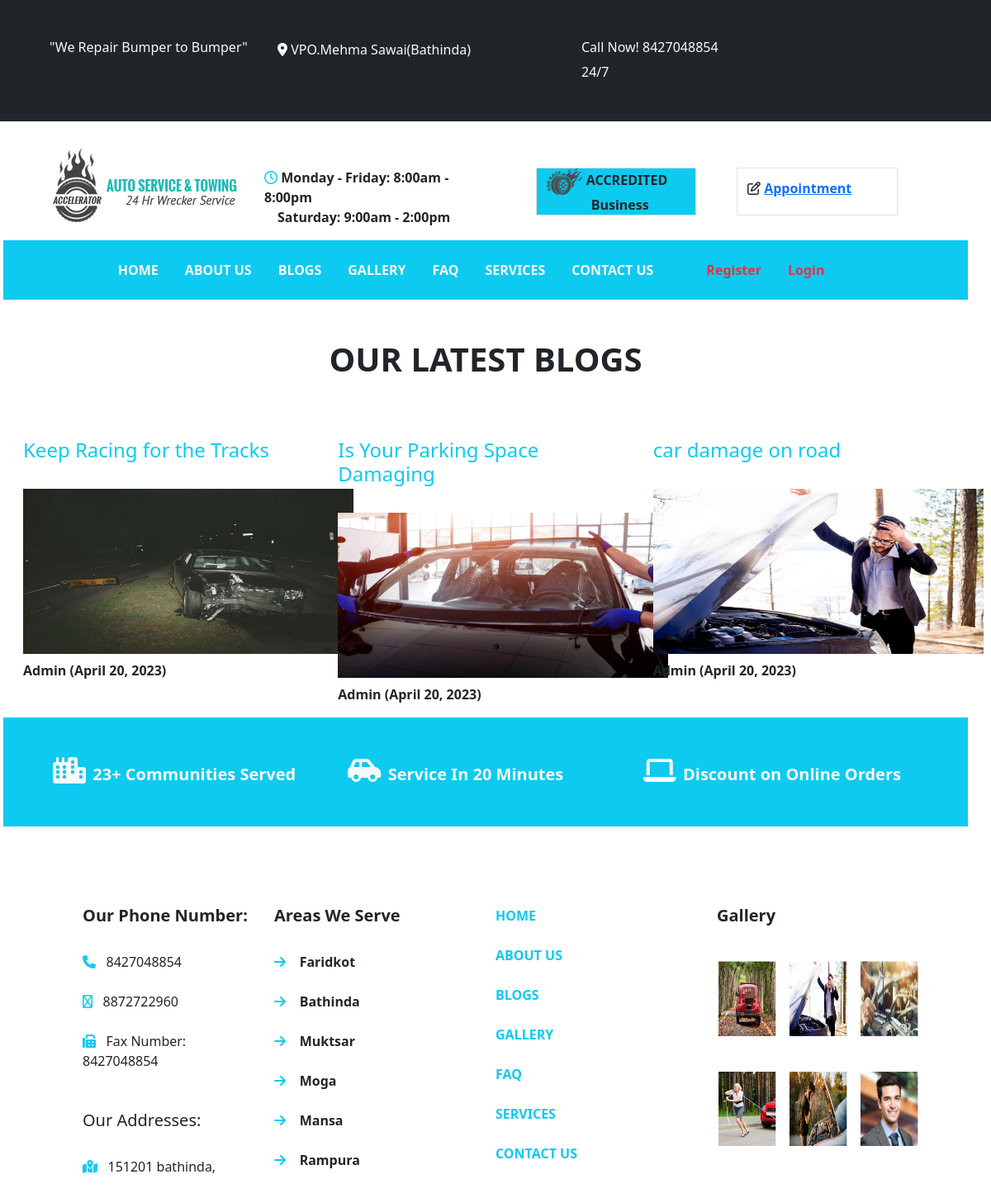
The app's page /blogs/ with its own data.
### vehicle/models.py (models this page shows, shortened)
class blog(models.Model):
    tittle=models.CharField(max_length=100)
    description=HTMLField()
    photo=models.ImageField(upload_to='blog/')
    postby=models.CharField(max_length=50,default="Admin")
    poston=models.DateField(default=datetime.date.today())
    class Meta:
        db_table="blogs"

### vehicle/views.py (the view)
# urls.py: path('blogs/',views.blogsview),
def blogsview(request):
    blg=blog.objects.all()
    return render(request,"blogs.html",{'blg':blg})

### vehicle/templates/blogs.html
{% extends 'base.html' %}
{% load static %}
{% block content %}
<div class="row">
  <div class="col-md-12 mt-4">
   <h1 class="text-center fw-bold mt-4 mb-4">OUR LATEST BLOGS</h1>
  </div>
  {% for b in blg %}
  <div class="col-md-4 mt-4">
    <a href="/blogdetail/{{b.id}}" class="text-decoration-none text-info mb-4">
      <h4 class="mt-4">{{ b.tittle }}</h4>
      <img src="/media/{{b.photo}}" width="400px" height="200px" class="mt-4"/>
      <p class="text-dark mt-2 fw-bold">{{b.postby}} ({{b.poston}})</p>
    </a>
  </div>
  {% endfor %}
</div>
{% endblock %}

### vehicle/templates/base.html (shortened to what this page needs)
{% load static %}
<html>
<head>
    <link href="{% static 'css/bootstrap.min.css' %}" rel="stylesheet" />
    <link href="{% static 'css/bootstrap-grid.min.css' %}" rel="stylesheet" />
    <link rel="stylesheet" href="https://cdnjs.cloudflare.com/ajax/libs/font-awesome/6.2.1/css/all.min.css"
 />
    <link href="{% static 'homestylesheet.css' %}" rel="stylesheet" />
    <link href="https://unpkg.com/aos@2.3.1/dist/aos.css" rel="stylesheet">
</head>
<div class="container-fluid">
    <div class="row  bg-dark text-light p-5">
        <div class="col-md-3 m-0">
            <h6>"We Repair Bumper to Bumper"</h6>
        </div>
        <div class="col-md-4">
            <i class="fa fa-location-dot text-light"></i>
            <span>VPO.Mehma Sawai(Bathinda)</span>
        </div>
        <div class="col-md-5">
            <h6> Call Now! 8427048854 </h6>
            <span class="time">24/7</span>
        </div>
    </div>
    <div class="row p-3 mt-3">
        <div class="col-md-3 ps-5">
            <img src="{% static 'logo.png' %}" />
        </div>
        <div class="col-md-3 mt-4">
            <i class="fa-regular fa-clock text-info"></i>
            <span class="fw-bold">Monday - Friday: 8:00am - 8:00pm</span>
            <p class="fw-bold ps-3">Saturday: 9:00am - 2:00pm</p>
        </div>
        <div class="col-md-6 mt-4">
            <div class="row">
                <div class="col-md-4 offset-1 border bg-info">
                    <img src="{% static 'btn-icon.png' %}" />
                    <span class="fw-bold ">ACCREDITED<br>&nbsp; &nbsp; &nbsp;&nbsp;&nbsp;&nbsp;&nbsp;
                        &nbsp;&nbsp;&nbsp;Business</span>
                </div>
                <div class="col-md-4 offset-1 border ">
                    <i class="fa-sharp fa-regular fa-pen-to-square mt-3"></i>
                    <span class="fw-bold text-danger text-center mt-3">
                        {% if user.is_authenticated %}
                        <a href="/appointment/">Appointment</a>
                        {% else %}
                        <a href="/login/">Appointment</a>
                        {% endif %}
                    </span>
                </div>
            </div>
        </div>
        <div class="row p-3 bg-info">
            <div class="col-md-10 offset-1">
                <nav>
                    <ul class="nav">
                        <li><a href="/home/" class="nav-link text-light fw-bold">HOME</a></li>
                        <li><a href="/about_us/" class="nav-link text-light fw-bold">ABOUT US</a></li>
                        <li><a href="/blogs/" class="nav-link text-light fw-bold">BLOGS</a></li>
                        <li><a href="/gallary/" class="nav-link text-light fw-bold">GALLERY</a></li>
                        <li><a href="/faq/" class="nav-link text-light fw-bold">FAQ</a></li>
                        <li><a href="/services" class="nav-link text-light fw-bold">SERVICES</a></li>
                        <li><a href="/contact/" class="nav-link text-light fw-bold">CONTACT US</a></li>
                        {% if user.is_authenticated %}
                        <li><a href="/viewappointment/" class="nav-link text-light fw-bold">viewappointment</a></li>
                        <li><a href="/logout/" class="nav-link text-light fw-bold">LOGOUT</a></li>
                        {% else %}
                        <li><a href="/signup/" class="nav-link  fw-bold text-danger ps-5">Register</a></li>
                        <li><a href="/login/" class="nav-link  fw-bold text-danger">Login</a></li>
                        {% endif %}
                    </ul>
                </nav>
            </div>
        </div>
        {% block content %}
        {% endblock %}
        <div class="row p-5 text-light bg-info">
            <div class="col-md-4">
                <i class="fa-sharp fa-solid fa-city fs-2 text-light"></i>
                &nbsp;<span class="fw-bold fs-5">23+ Communities Served</span>
            </div>
            <div class="col-md-4">
                <i class="fa-sharp fa-solid fa-car-side fs-2 text-light"></i>
                &nbsp;<span class="fw-bold fs-5">Service In 20 Minutes</span>
            </div>
            <div class="col-md-4">
                <i class="fa-solid fa-laptop fs-2 text-light"></i>
                &nbsp;<span class="fw-bold fs-5">Discount on Online Orders</span>
            </div>
        </div>
        <div class="row p-5 mt-5">
            <div class="col-md-3 ps-5">
                <h5 class="fw-bold">Our Phone Number:</h5><br>
                <i class="fa-solid fa-phone text-info"></i>&nbsp;&nbsp;
                <span>8427048854</span>
                <br><br>
                <i class="fa-regular fa-mobile-retro text-info"></i>&nbsp;&nbsp;
                <span>8872722960</span>
                <br><br>
                <i class="fa-solid fa-fax text-info"></i>&nbsp;&nbsp;
                <span>Fax Number: 8427048854</span>
                <br><br><br>
                <h5>Our Addresses:</h5>
                <br>
                <i class="fa-solid fa-map-location-dot text-info"></i>&nbsp;&nbsp;
                <span>151201 bathinda,</SPAN>
            </div>
            <div class="col-md-3">
                <h5 class="fw-bold">Areas We Serve</h5>
                <br>
                <i class="fa fa-arrow-right text-info"></i>&nbsp;
                &nbsp;&nbsp;<span class=" fw-bold ">Faridkot</span>
                <br><br>
                <i class="fa fa-arrow-right text-info"></i>&nbsp;
                &nbsp;&nbsp;<span class=" fw-bold ">Bathinda</span>
                <br><br>
                <i class="fa fa-arrow-right text-info"></i>&nbsp;
                &nbsp;&nbsp;<span class=" fw-bold ">Muktsar</span>
                <br><br>
                <i class="fa fa-arrow-right text-info"></i>&nbsp;
                &nbsp;&nbsp;<span class=" fw-bold ">Moga</span>
                <br><br>
                <i class="fa fa-arrow-right text-info"></i>&nbsp;
                &nbsp;&nbsp;<span class=" fw-bold ">Mansa</span>
                <br><br>
                <i class="fa fa-arrow-right text-info"></i>&nbsp;
                &nbsp;&nbsp;<span class=" fw-bold ">Rampura</span>
                <br><br>
            </div>
            <div class="col-md-3" id="nav">
<ul class="nav">
                <a href="/home/" class="text-decoration-none text-info fw-bold">HOME</a></ul> <br>
                <a href="/about_us/" class="text-decoration-none text-info fw-bold">ABOUT US</a><br><br>
                <a href="/blogs/" class="text-decoration-none text-info  fw-bold">BLOGS</a><br><br>
                <a href="/gallary/" class="text-decoration-none text-info  fw-bold">GALLERY</a><br><br>
                <a href="/faq/" class="text-decoration-none text-info fw-bold">FAQ</a><br><br>
                <a href="/services/" class="text-decoration-none text-info fw-bold">SERVICES</a><br><br>
                <a href="/contact/" class="text-decoration-none text-info fw-bold">CONTACT US</a>
            </div>
            <div class="col-md-3">
                <h5 class="fw-bold">Gallery</h5><br>
                <img src="{% static 'gelary.png'%}" height="70%" width="100%" />
            </div>
        </div>
        </body>
</html>

### static/homestylesheet.css (style rules this page uses)
.time { background-color:(#34ebba); }
#nav a { color: white; }

### records on screen
blog: tittle "Keep Racing for the Tracks", photo (picture), postby "Admin", poston "April 20, 2023"
blog: tittle "Is Your Parking Space Damaging", photo (placeholder picture), postby "Admin", poston "April 20, 2023"
blog: tittle "car damage on road", photo (picture), postby "Admin", poston "April 20, 2023"
